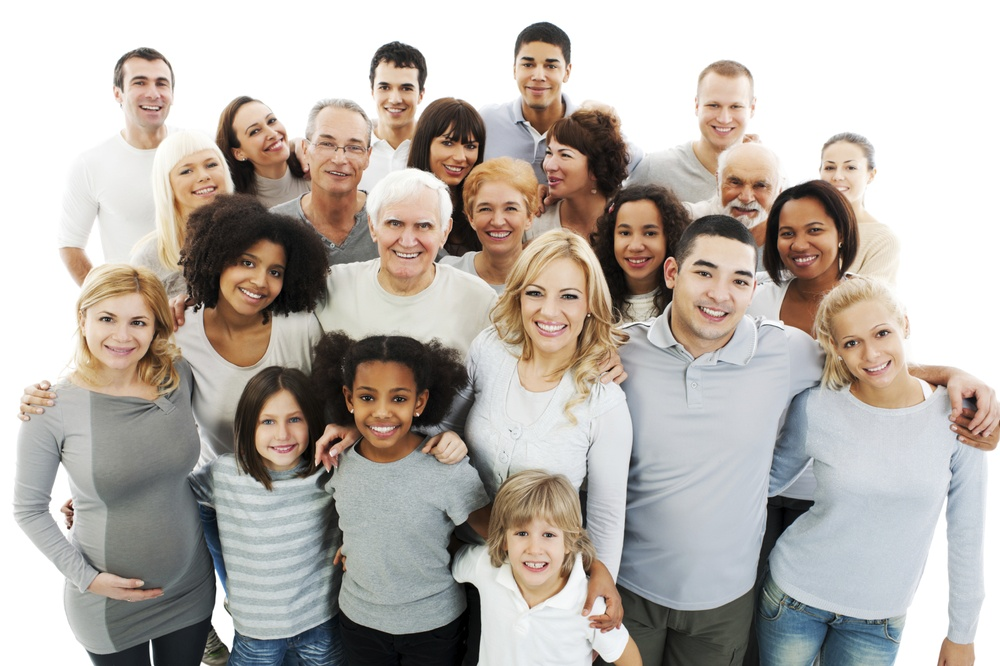
//> input picture lab8/1.jpg, 1000 x 666 px, shrunk from 1698 x 1131 before the run, given in place of the camera
$ ./lab5_1   (built with g++ and OpenCV 4)
//> lines starting //> are read from the running program, lines starting //| are printed output that depends on the picture; after the words box and inside, x2 and y2 are one past the last pixel; in counts of white or black regions, pixels touching at a corner belong together
#include <opencv.hpp>
#include <opencv2/core/core.hpp>
#include <iostream>

using namespace cv;

void Pic2Gray(Mat camerFrame, Mat &gray) {
	//普通台式机3通道BGR,移动设备为4通道
	if (camerFrame.channels() == 3) {
		cvtColor(camerFrame, gray, CV_BGR2GRAY);
	} else if (camerFrame.channels() == 4) {
		cvtColor(camerFrame, gray, CV_BGRA2GRAY);
	} else
		gray = camerFrame;
}


int main() {
	//加载Haar或LBP对象或人脸检测器
	CascadeClassifier faceDetector;
	std::string faceCascadeFilename = "haarcascade_frontalface_default.xml";

	//友好错误信息提示
	try {
		faceDetector.load(faceCascadeFilename);
	} catch (cv::Exception e) {}
	if (faceDetector.empty()) {
		std::cerr << "脸部检测器不能加载 (";
		std::cerr << faceCascadeFilename << ")!" << std::endl;
		exit(1);
	}

	//打开摄像头
	VideoCapture camera(0);
	while (true) {
		Mat camerFrame;
		camera >> camerFrame;
//> camerFrame is the input picture: 666 rows x 1000 cols, CV_8UC3; mean B, G, R 171.9, 178.2, 185.1
		if (camerFrame.empty()) {
			std::cerr << "无法获取摄像头图像" << std::endl;
			getchar();
			exit(1);
		}
		Mat displayedFrame(camerFrame.size(), CV_8UC3);


		//人脸检测只试用于灰度图像
		Mat gray;
		Pic2Gray(camerFrame, gray);
//> in Pic2Gray, `cvtColor(camerFrame, gray, CV_BGR2GRAY);`:
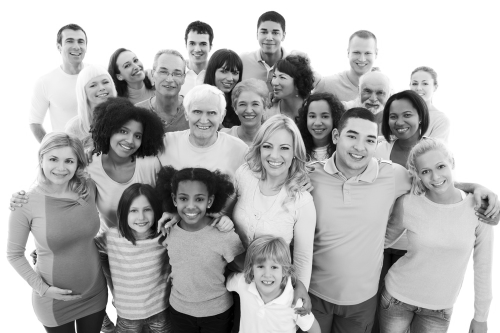
//> gray: 666 rows x 1000 cols, CV_8UC1 (shown at 1/2 size); min 0, max 255, mean 179.5


		//直方图均匀化(改善图像的对比度和亮度)
		Mat equalizedImg;
		equalizeHist(gray, equalizedImg);
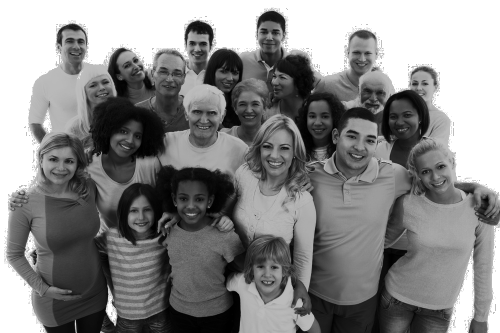
//> equalizedImg: 666 rows x 1000 cols, CV_8UC1 (shown at 1/2 size); min 0, max 255, mean 135.8

		//人脸检测用Cascade Classifier::detectMultiScale来进行人脸检测

		//int flags = CASCADE_FIND_BIGGEST_OBJECT | CASCADE_DO_ROUGH_SEARCH;    //只检测脸最大的人
		int flags = CASCADE_SCALE_IMAGE;  //检测多个人
		Size minFeatureSize(30, 30);
		float searchScaleFactor = 1.1f;
		int minNeighbors = 4;
		std::vector<Rect> faces;
		faceDetector.detectMultiScale(equalizedImg, faces, searchScaleFactor, minNeighbors, flags, minFeatureSize);
//> faces = 19 Rects (x, y, width, height), first 8: [119, 60, 62, 62], [366, 65, 59, 59], [694, 85, 59, 59], [814, 146, 54, 54], [249, 396, 66, 66], [509, 41, 62, 62], [168, 143, 63, 63], [465, 184, 65, 65]

		//画矩形框
		for (size_t i = 0; i < faces.size(); i++) {
			if (faces[i].height > 0 && faces[i].width > 0) {
				cv::rectangle(camerFrame, faces[i], cv::Scalar(255, 0, 0), 1, 8, 0);
			}
		}
//> this loop made 19 passes
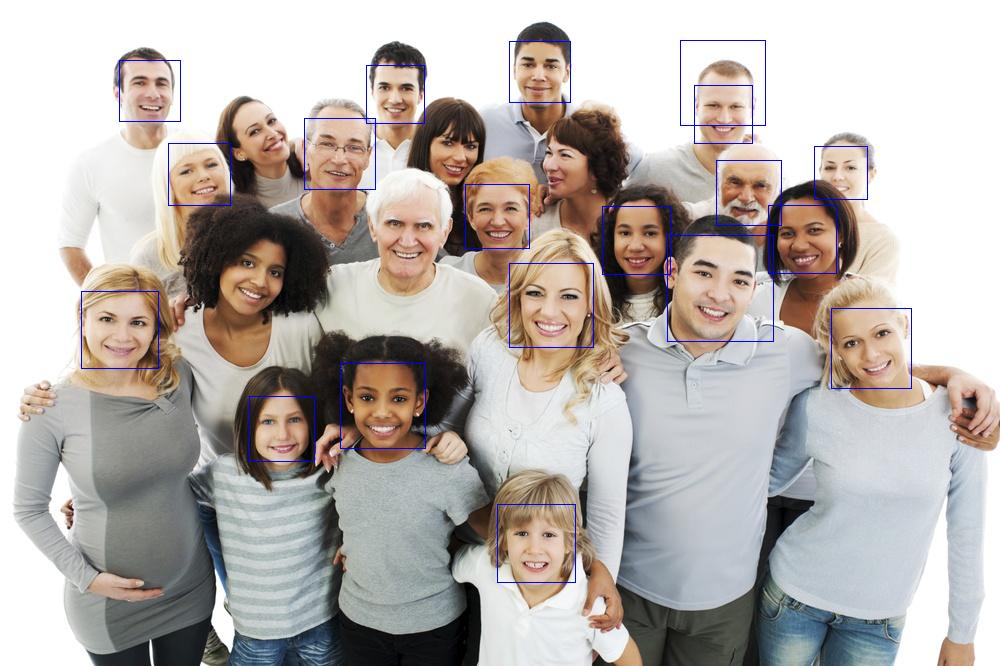
//> camerFrame: 666 rows x 1000 cols, CV_8UC3; 0.81% of pixels changed, all inside (x1, y1, x2, y2) = (81, 40, 912, 583)

		imshow("原图", camerFrame);

		int key = waitKey(33);
//> the Esc key is pressed
		if (key == ' ') {
			break;
		}
	}
	return 0;
}

$ run again, on lab8/3.jpg
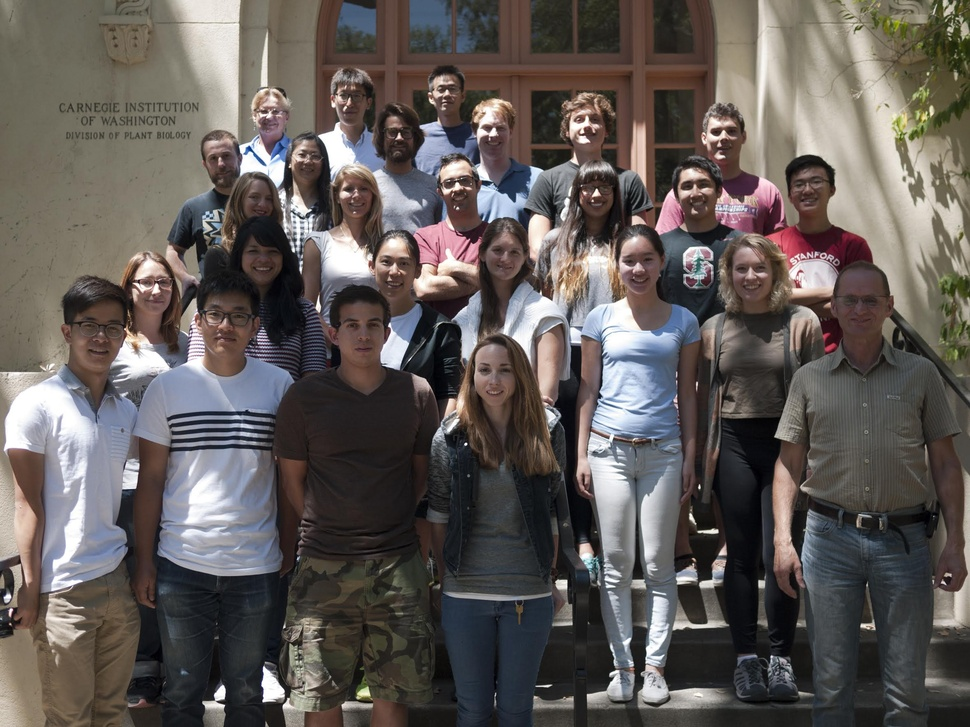
//> input picture lab8/3.jpg, 970 x 727 px, shrunk from 2360 x 1770 before the run, given in place of the camera
//> camerFrame is the input picture: 727 rows x 970 cols, CV_8UC3; mean B, G, R 87.9, 91, 97.1
//> `equalizeHist(gray, equalizedImg);`:
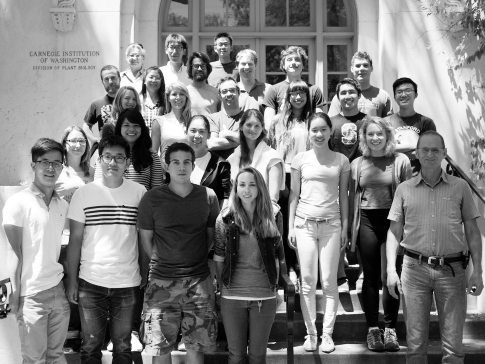
//> equalizedImg: 727 rows x 970 cols, CV_8UC1 (shown at 1/2 size); min 0, max 255, mean 128.2
//> faces = 24 Rects (x, y, width, height), first 8: [429, 75, 36, 36], [473, 113, 41, 41], [380, 118, 38, 38], [289, 140, 39, 39], [200, 141, 42, 42], [701, 112, 48, 48], [783, 163, 50, 50], [334, 172, 44, 44]
//> the loop `for (size_t i = 0; i < faces.size(); i++)` made 24 passes
//> after the loop `for (size_t i = 0; i < faces.size(); i++)`:
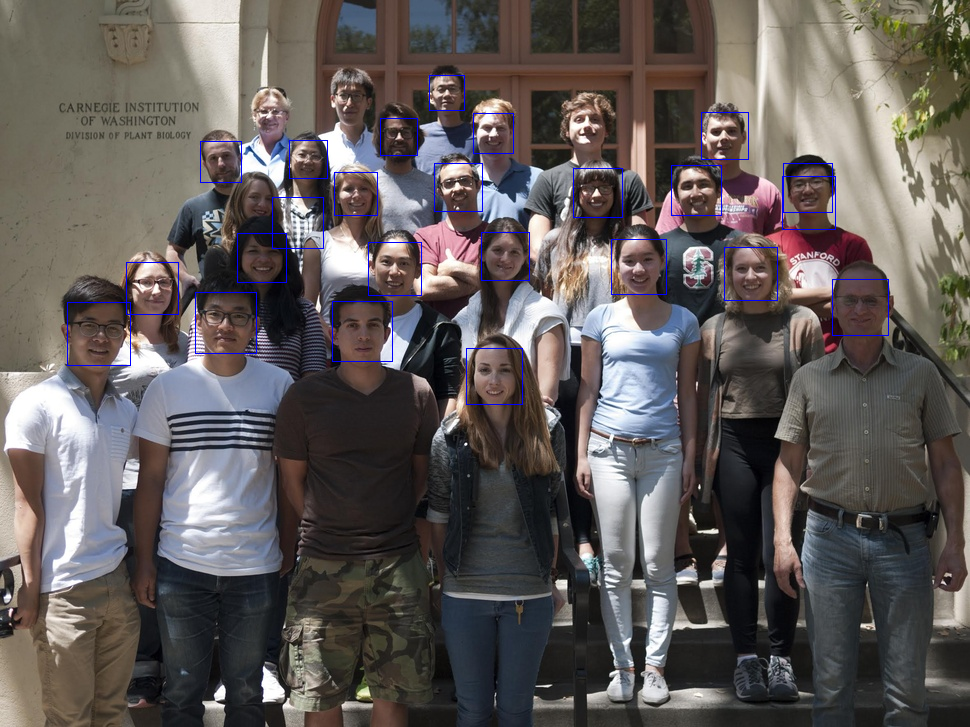
//> camerFrame: 727 rows x 970 cols, CV_8UC3; 0.67% of pixels changed, all inside (x1, y1, x2, y2) = (67, 75, 889, 405)

$ run again, on lab8/2.jpeg
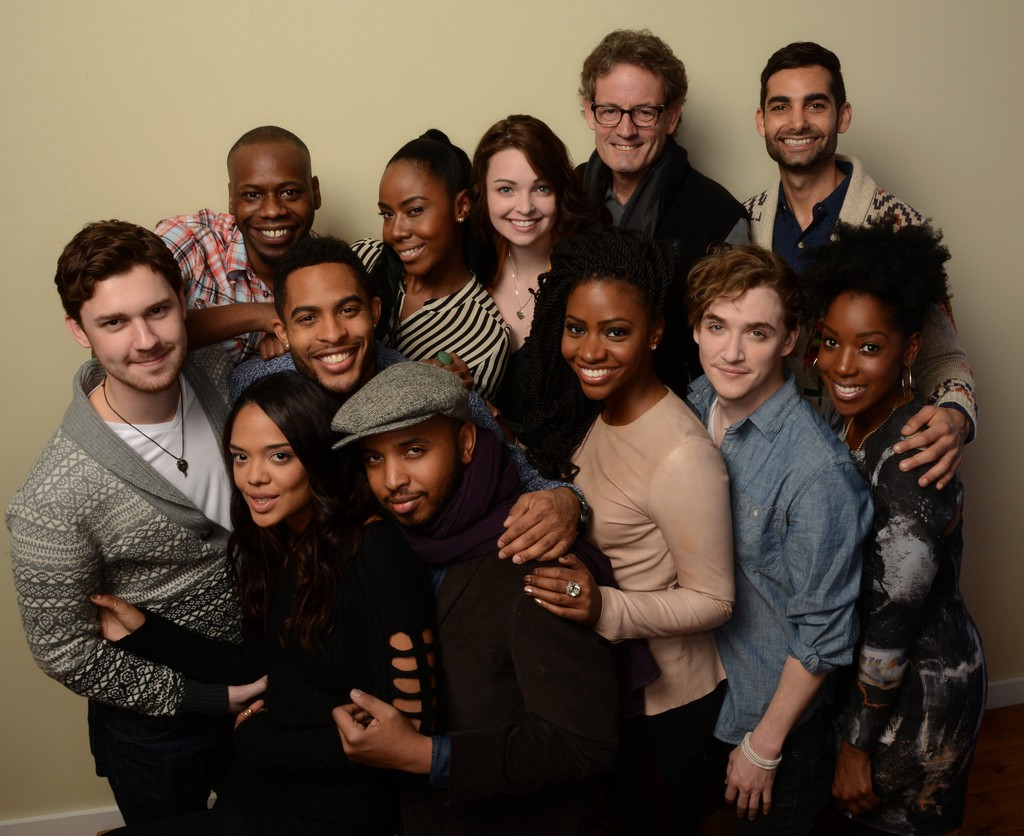
//> input picture lab8/2.jpeg, 1024 x 836 px, given in place of the camera
//> camerFrame is the input picture: 836 rows x 1024 cols, CV_8UC3; mean B, G, R 60.3, 75.2, 91
//> `equalizeHist(gray, equalizedImg);`:
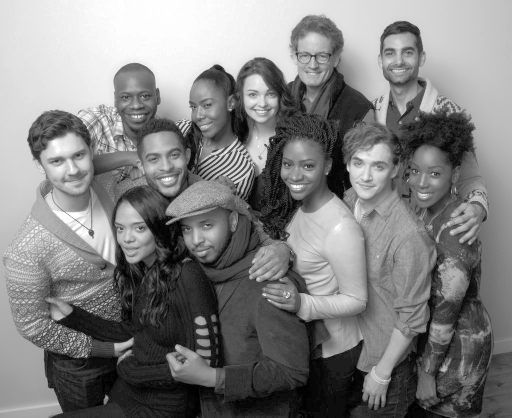
//> equalizedImg: 836 rows x 1024 cols, CV_8UC1 (shown at 1/2 size); min 0, max 255, mean 128.6
//> faces = 13 Rects (x, y, width, height), first 8: [383, 676, 55, 55], [489, 271, 59, 59], [367, 634, 59, 59], [476, 156, 85, 85], [216, 422, 89, 89], [751, 67, 96, 96], [686, 292, 99, 99], [544, 287, 107, 107]
//> the loop `for (size_t i = 0; i < faces.size(); i++)` made 13 passes
//> after the loop `for (size_t i = 0; i < faces.size(); i++)`:
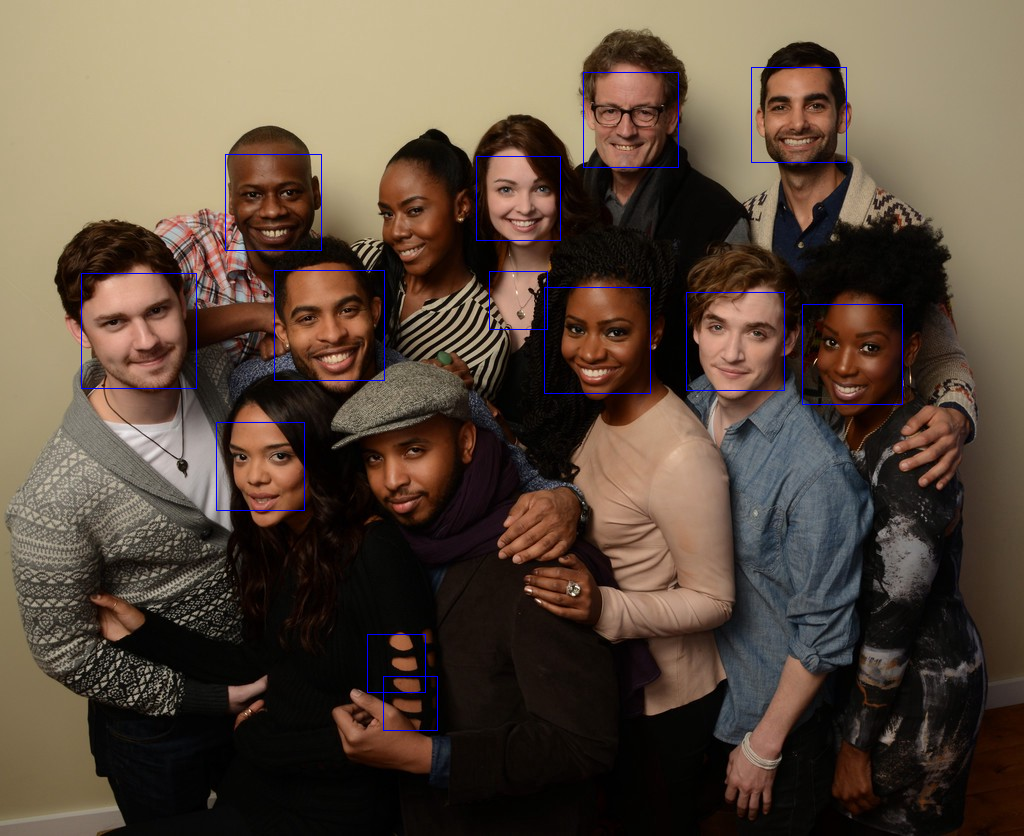
//> camerFrame: 836 rows x 1024 cols, CV_8UC3; 0.54% of pixels changed, all inside (x1, y1, x2, y2) = (81, 67, 903, 731)
